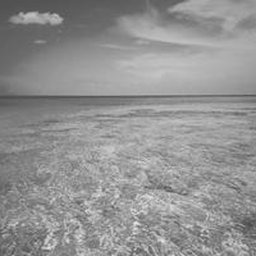
%> input picture P11/mares.jpg (cropped and resized to the size of MATLAB's example picture, made grey), 256 x 256 px, given in place of cameraman.tif, which was not available
$ octave JPEG.m   (GNU Octave 9; MATLAB toolbox functions it lacks are replaced by stand-ins)
%> lines starting %> are read from the running program, lines starting %| are printed output that depends on the picture; pictures that were not available may be replaced by others from this repository, and a replacement may not be noted
clc; % Limpia la ventana de comandos
clear all; % Limpia todas las variables del espacio de trabajo

% Lee una imagen y la almacena en la variable 'I'
I = imread('cameraman.tif');
%> I is the input picture: size 256x256 uint8; min 72, max 232, mean 146

I1 = I; % Crea una copia de la imagen original y la guarda en 'I1'
[row, coln] = size(I); % Obtiene las dimensiones de la imagen
%> row = 256; coln = 256

I = double(I); % Convierte la imagen a tipo de datos 'double'
%> I: size 256x256 double

% Resta 128 a cada píxel de la imagen
I = I - (128 * ones(size(I)));
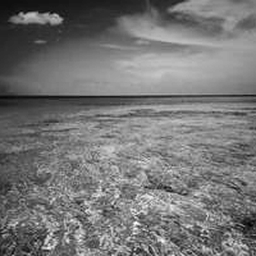
%> I: size 256x256 double; min -56, max 104, mean 18; drawn with min black and max white

% Solicita al usuario la calidad de compresión deseada
quality = input('¿Qué calidad de compresión requiere? - ');
%> the answer given: 3

% Matriz de calidad predefinida para la compresión JPEG
Q50 = [16 11 10 16 24 40 51 61;
       12 12 14 19 26 58 60 55;
       14 13 16 24 40 57 69 56;
       14 17 22 29 51 87 80 62;
       18 22 37 56 68 109 103 77;
       24 35 55 64 81 104 113 92;
       49 64 78 87 103 121 120 101;
       72 92 95 98 112 100 103 99];

% Ajusta la matriz de calidad según la calidad ingresada por el usuario
if quality > 50
    QX = round(Q50 .* (ones(8) * ((100 - quality) / 50)));
    QX = uint8(QX);
elseif quality < 50
    QX = round(Q50 .* (ones(8) * (50 / quality)));
    QX = uint8(QX);
elseif quality == 50
    QX = Q50;
end

% Calcula la transformada discreta del coseno (DCT) y su inversa
DCT_matrix8 = dct(eye(8));
iDCT_matrix8 = DCT_matrix8';

% Inicializa matrices para el proceso de compresión JPEG
dct_domain = zeros(row, coln);
dct_quantized = zeros(row, coln);
dct_dequantized = zeros(row, coln);
dct_restored = zeros(row, coln);

% Transformada de coseno directa (DCT)
for i1 = 1:8:row
    for i2 = 1:8:coln
        zBLOCK = I(i1:i1+7, i2:i2+7);
        win1 = DCT_matrix8 * zBLOCK * iDCT_matrix8;
        dct_domain(i1:i1+7, i2:i2+7) = win1;
    end
end
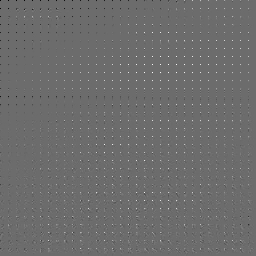
%> dct_domain: size 256x256 double; min -370.3, max 501.1, mean 2.1; drawn with min black and max white

% Cuantización de los coeficientes DCT
for i1 = 1:8:row
    for i2 = 1:8:coln
        win1 = dct_domain(i1:i1+7, i2:i2+7);
        win2 = round(win1 ./ QX);
        dct_quantized(i1:i1+7, i2:i2+7) = win2;
    end
end
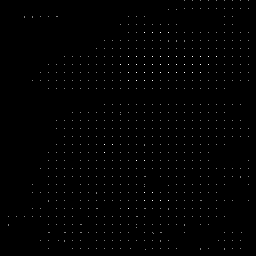
%> dct_quantized: size 256x256 double; min 0, max 2, mean 0.0111; drawn with min black and max white

% Descompresión JPEG (Decuantización de coeficientes DCT)
for i1 = 1:8:row
    for i2 = 1:8:coln
        win2 = dct_quantized(i1:i1+7, i2:i2+7);
        win3 = win2 .* QX;
        dct_dequantized(i1:i1+7, i2:i2+7) = win3;
    end
end

% Transformada de coseno inversa (IDCT)
for i1 = 1:8:row
    for i2 = 1:8:coln
        win3 = dct_dequantized(i1:i1+7, i2:i2+7);
        win4 = iDCT_matrix8 * win3 * DCT_matrix8;
        dct_restored(i1:i1+7, i2:i2+7) = win4;
    end
end
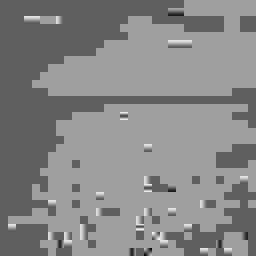
%> dct_restored: size 256x256 double; min -48.1, max 79.97, mean 19.7; drawn with min black and max white

% Restaura la imagen original a partir de los coeficientes DCT
I2 = dct_restored;

% Convierte la matriz de la imagen a una imagen de intensidad
K = mat2gray(I2);

% Muestra las imágenes original y restaurada obtenidas a partir de la transformada de coseno discreta (DCT)
figure(1); imshow(I1); title('Imagen original');
figure(2); imshow(K); title('Imagen restaurada a partir de DCT');
